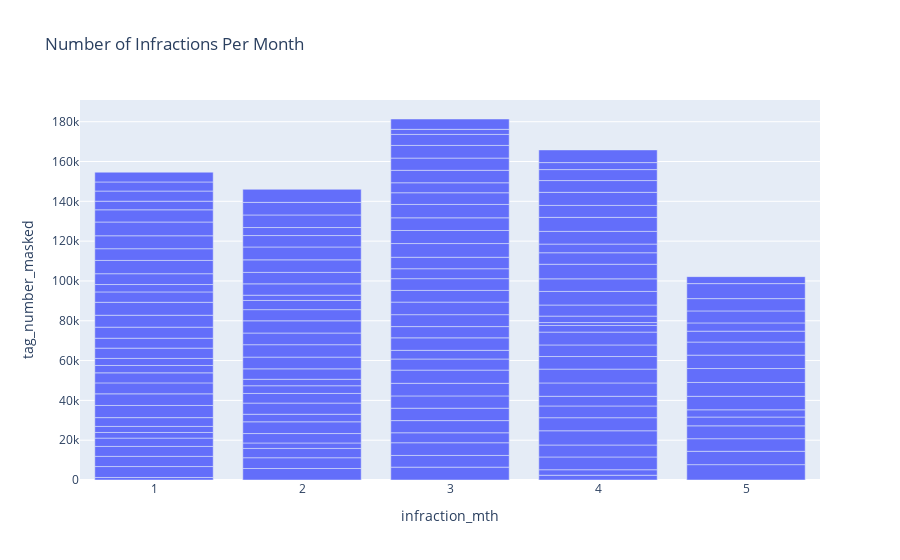

The notebook cell saved with this chart:
### Code cell
# plot infraction volume by month

fig2 = px.bar(daily_infraction_df, 
              x='infraction_mth', 
              y='tag_number_masked',
              title='Number of Infractions Per Month') 
fig2.show()

### Figure 1 — Plotly figure (JSON) as saved in the notebook; plotly's stock layout.template omitted (floating-point values rounded to 4 significant figures; data arrays with more than 128 entries replaced by an {"elided": "..."} marker saying what was removed)
{"data": [{"alignmentgroup": "True", "hovertemplate": "infraction_mth=%{x}<br>tag_number_masked=%{y}<extra></extra>", "legendgroup": "", "marker": {"color": "#636efa"}, "name": "", "offsetgroup": "", "orientation": "v", "showlegend": false, "textposition": "auto", "type": "bar", "x": {"elided": "137 str values"}, "xaxis": "x", "y": {"elided": "137 int values"}, "yaxis": "y"}], "layout": {"barmode": "relative", "legend": {"tracegroupgap": 0}, "title": {"text": "Number of Infractions Per Month"}, "xaxis": {"anchor": "y", "domain": [0, 1], "title": {"text": "infraction_mth"}}, "yaxis": {"anchor": "x", "domain": [0, 1], "title": {"text": "tag_number_masked"}}}}
